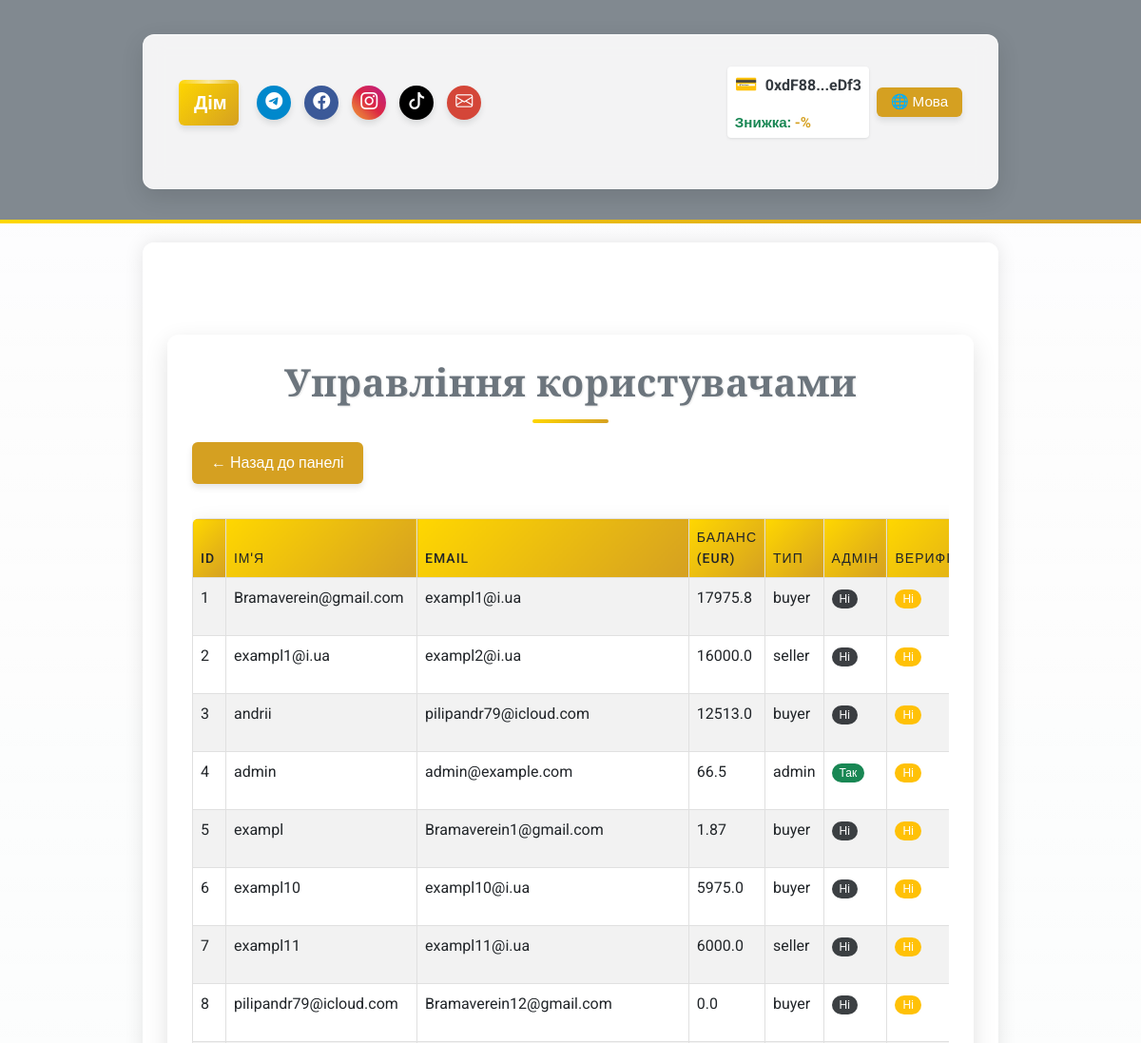
The app's page /admin/user_management (signed in, upper part), older data.
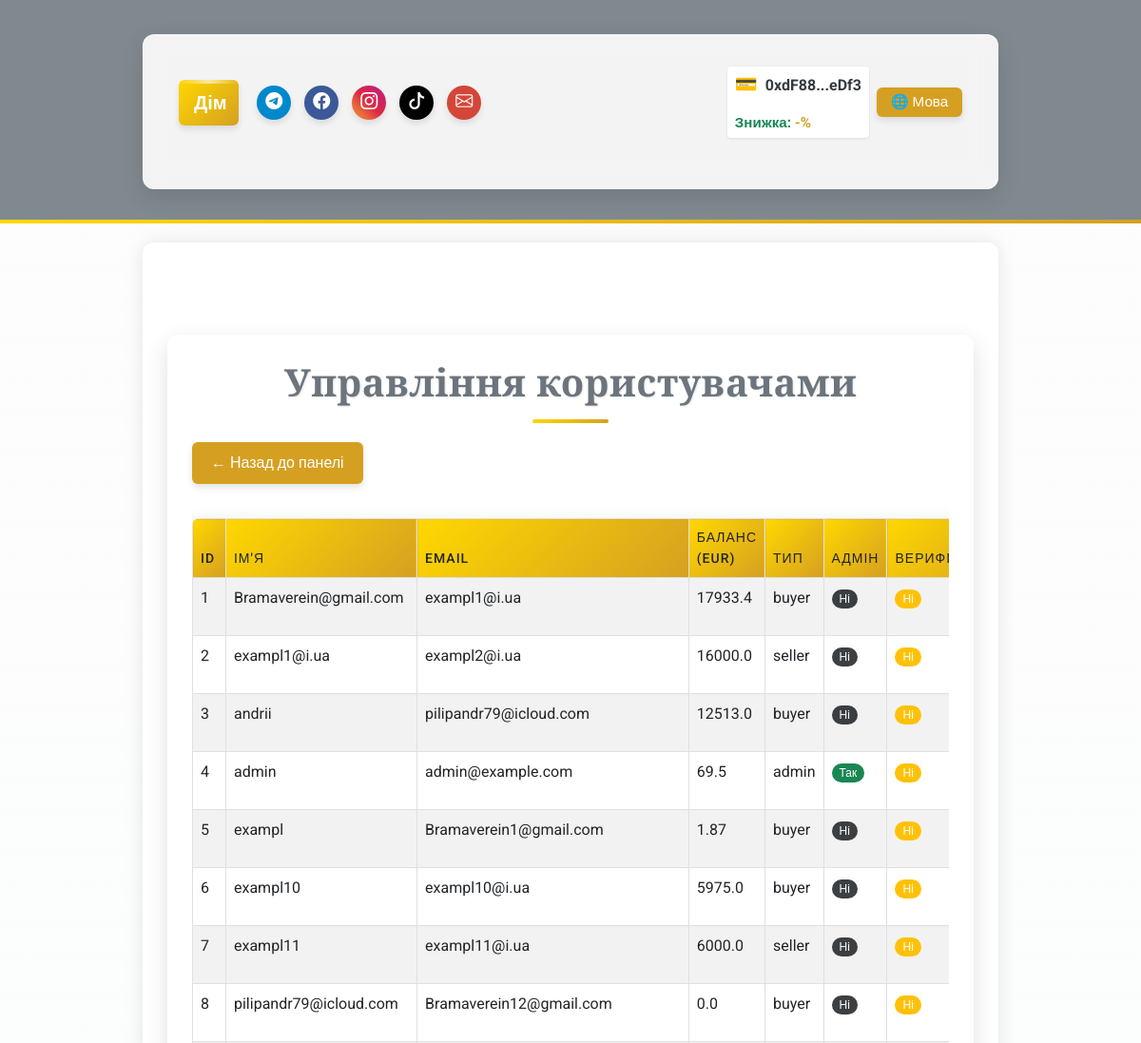
The same page, newer data.
### app/models/user.py (models this page shows, shortened)
class User(UserMixin, db.Model):
    __tablename__ = 'users'
    id = db.Column(db.Integer, primary_key=True)
    username = db.Column(db.String(80), nullable=False, unique=True)
    email = db.Column(db.String(120), nullable=False, unique=True)
    password_hash = db.Column(db.String(128), nullable=False)
    balance = db.Column(db.Float, default=0.0)
    platform_balance = db.Column(db.Float, default=0.0)  # Баланс платформи
    user_type = db.Column(db.String(10), nullable=False)  # "buyer", "seller", "admin"
    is_admin = db.Column(db.Boolean, default=False)  # Поле для адміністратора
    wallet_address = db.Column(db.String(42), nullable=True)  # Адреса криптогаманця
    verification_document = db.Column(db.String(255))
    is_verified = db.Column(Boolean, default=False)
    company_name = db.Column(db.String(255))
    tax_id = db.Column(db.String(64))
    language = db.Column(db.String(5), default='ua')  # 'ua', 'en', 'de'    # Зв'язки
    auctions_created = db.relationship('Auction', foreign_keys='Auction.seller_id', backref='seller', lazy=True)
    auctions_won = db.relationship('Auction', foreign_keys='Auction.winner_id', backref='winner', lazy=True)
    auction_participations = db.relationship('AuctionParticipant', back_populates='user', lazy=True)

### app/routes/admin_routes.py (the view)
@admin_bp.route('/user_management', methods=['GET'])
@login_required
def user_management():
    if not current_user.is_admin:
        return "Доступ заборонено", 403
    users = User.query.all()
    return render_template('admin/user_management.html',
                         users=users,
                         lang=session.get('lang', 'ua'),
                         ui_text=ui_text)

### app/utils/i18n_ui.py (called while the page is built)
def ui_text(key, lang):
    return ui_translations.get(key, {}).get(lang, ui_translations.get(key, {}).get('ua', key))

### app/templates/admin/user_management.html (shortened to what this page needs)
{% extends "base.html" %}
{% block content %}
<div class="container my-5">
    <h1 class="text-center text-secondary">Управління користувачами</h1>
    <div class="mb-3">
        <a href="{{ url_for('admin.admin_dashboard') }}" class="btn btn-secondary">← Назад до панелі</a>
    </div>
    <div class="table-responsive">
        <table class="table table-striped">
            <thead>
                <tr>
                    <th>ID</th>
                    <th>Ім'я</th>
                    <th>Email</th>
                    <th>Баланс (EUR)</th>
                    <th>Тип</th>
                    <th>Адмін</th>
                    <th>Верифіковано</th>
                </tr>
            </thead>
            <tbody>
                {% for user in users %}
                <tr id="user-{{ user.id }}">
                    <td>{{ user.id }}</td>
                    <td>{{ user.username }}</td>
                    <td>{{ user.email }}</td>
                    <td>
                        <span id="balance-{{ user.id }}">{{ user.balance | round(2) }}</span>
                    </td>
                    <td>{{ user.user_type }}</td>
                    <td>
                        <span class="badge {{ 'bg-success' if user.is_admin else 'bg-secondary' }}">
                            {{ 'Так' if user.is_admin else 'Ні' }}
                        </span>
                    </td>
                    <td>
                        <span class="badge {{ 'bg-success' if user.is_verified else 'bg-warning' }}">
                            {{ 'Так' if user.is_verified else 'Ні' }}
                        </span>
                    </td>
                </tr>
                {% endfor %}
            </tbody>
        </table>
    </div>
</div>
{% endblock %}

### app/templates/base.html (shortened to what the changed rows need)
<!DOCTYPE html>
<html lang="{{ lang if lang else 'uk' }}">
<head>
    <link href="https://cdn.jsdelivr.net/npm/bootstrap@5.3.0/dist/css/bootstrap.min.css" rel="stylesheet">
    <link rel="stylesheet" href="https://cdn.jsdelivr.net/npm/bootstrap-icons@1.11.1/font/bootstrap-icons.css">
    <link rel="stylesheet" href="{{ url_for('static', filename='css/custom.css') }}?v={{ range(1, 100000) | random }}">
</head>
<body class="bg-light text-dark" style="font-family: 'Roboto', sans-serif;">
    <header class="bg-secondary text-white py-3" style="background-color: rgba(108, 117, 125, 0.85) !important; position: relative; overflow: hidden;">
        <div class="container">
            <nav class="navbar navbar-expand-lg navbar-dark">
                <div class="container-fluid">
                    <div class="d-flex align-items-center w-100 justify-content-between header-content">
                        <div class="d-flex align-items-center ms-3 header-controls">
                            {% if current_user.is_authenticated %}
                            {% if current_user.wallet_address %}
                            <div class="wallet-widget">                                <div class="wallet-address-container">
                                    <span class="wallet-icon">&#128179;</span>
                                    <span id="wallet-address-short" title="{{ ui_text('copy_address', lang) }}" data-full-address="{{ current_user.wallet_address }}" class="text-truncate-item">
                                        {{ current_user.wallet_address[:6] }}...{{ current_user.wallet_address[-4:] }}
                                    </span>
                                </div>                                {% if user_discount is not none %}
                                <div class="small text-success fw-bold mt-1 wallet-discount text-truncate-item">
                                    {{ ui_text('token_discount', lang) }}: <span style="color:#d5a021;">-{{ user_discount }}%</span>
                                </div>
                                {% endif %}
                            </div>                            {% else %}                            <button onclick="connectWallet()" class="btn btn-outline-warning btn-sm ms-2 wallet-connect-btn text-truncate-item">
                                {{ ui_text('connect_wallet', lang) }}&nbsp;&#128179;
                            </button>
                            {% endif %}
                            {% endif %}
                        </div>
                    </div>
                </div>
            </nav>
        </div>
    </header>
    <main class="container py-5" style="background-color: rgba(255, 255, 255, 0.85); border-radius: 12px; box-shadow: 0 0 20px rgba(0, 0, 0, 0.1);">
        {% block content %}{% endblock %}
    </main>
</body>
</html>

Row changes from the older to the newer data that the page shows:
changed User "admin": balance "66.5" → "69.5"
changed User "Bramaverein@gmail.com": balance "17975.8" → "17933.4"
